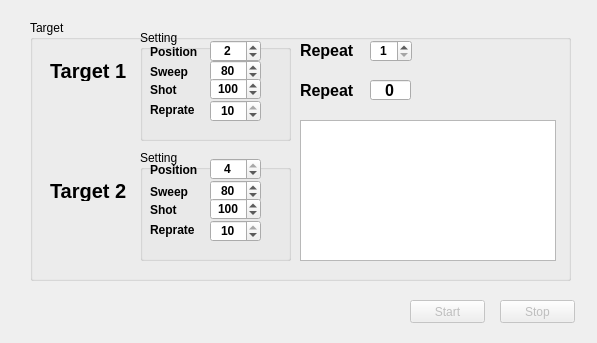
<?xml version="1.0" encoding="UTF-8"?>
<ui version="4.0">
 <class>Superlattices</class>
 <widget class="QDialog" name="Superlattices">
  <property name="geometry">
   <rect>
    <x>0</x>
    <y>0</y>
    <width>597</width>
    <height>343</height>
   </rect>
  </property>
  <property name="windowTitle">
   <string>Superlattices</string>
  </property>
  <widget class="QGroupBox" name="SL_Box">
   <property name="enabled">
    <bool>true</bool>
   </property>
   <property name="geometry">
    <rect>
     <x>30</x>
     <y>20</y>
     <width>541</width>
     <height>261</height>
    </rect>
   </property>
   <property name="title">
    <string>Target</string>
   </property>
   <widget class="QLabel" name="label">
    <property name="geometry">
     <rect>
      <x>20</x>
      <y>40</y>
      <width>81</width>
      <height>21</height>
     </rect>
    </property>
    <property name="font">
     <font>
      <pointsize>15</pointsize>
      <weight>75</weight>
      <bold>true</bold>
     </font>
    </property>
    <property name="text">
     <string>Target 1</string>
    </property>
   </widget>
   <widget class="QLabel" name="label_2">
    <property name="geometry">
     <rect>
      <x>20</x>
      <y>160</y>
      <width>81</width>
      <height>21</height>
     </rect>
    </property>
    <property name="font">
     <font>
      <pointsize>15</pointsize>
      <weight>75</weight>
      <bold>true</bold>
     </font>
    </property>
    <property name="text">
     <string>Target 2</string>
    </property>
   </widget>
   <widget class="QGroupBox" name="groupBox_2">
    <property name="geometry">
     <rect>
      <x>110</x>
      <y>10</y>
      <width>151</width>
      <height>111</height>
     </rect>
    </property>
    <property name="title">
     <string>Setting</string>
    </property>
    <widget class="QLabel" name="label_3">
     <property name="geometry">
      <rect>
       <x>10</x>
       <y>32</y>
       <width>56</width>
       <height>20</height>
      </rect>
     </property>
     <property name="font">
      <font>
       <weight>75</weight>
       <bold>true</bold>
      </font>
     </property>
     <property name="text">
      <string>Sweep</string>
     </property>
    </widget>
    <widget class="QLabel" name="label_4">
     <property name="geometry">
      <rect>
       <x>10</x>
       <y>50</y>
       <width>56</width>
       <height>20</height>
      </rect>
     </property>
     <property name="font">
      <font>
       <weight>75</weight>
       <bold>true</bold>
      </font>
     </property>
     <property name="text">
      <string>Shot</string>
     </property>
    </widget>
    <widget class="QLabel" name="label_5">
     <property name="geometry">
      <rect>
       <x>10</x>
       <y>12</y>
       <width>56</width>
       <height>20</height>
      </rect>
     </property>
     <property name="font">
      <font>
       <weight>75</weight>
       <bold>true</bold>
      </font>
     </property>
     <property name="text">
      <string>Position</string>
     </property>
    </widget>
    <widget class="QSpinBox" name="T1_sweep">
     <property name="geometry">
      <rect>
       <x>70</x>
       <y>30</y>
       <width>51</width>
       <height>22</height>
      </rect>
     </property>
     <property name="font">
      <font>
       <weight>75</weight>
       <bold>true</bold>
      </font>
     </property>
     <property name="alignment">
      <set>Qt::AlignCenter</set>
     </property>
     <property name="maximum">
      <number>9999</number>
     </property>
     <property name="value">
      <number>80</number>
     </property>
    </widget>
    <widget class="QSpinBox" name="T1_shot">
     <property name="geometry">
      <rect>
       <x>70</x>
       <y>48</y>
       <width>51</width>
       <height>22</height>
      </rect>
     </property>
     <property name="font">
      <font>
       <weight>75</weight>
       <bold>true</bold>
      </font>
     </property>
     <property name="alignment">
      <set>Qt::AlignCenter</set>
     </property>
     <property name="minimum">
      <number>1</number>
     </property>
     <property name="maximum">
      <number>9999</number>
     </property>
     <property name="value">
      <number>100</number>
     </property>
    </widget>
    <widget class="QSpinBox" name="T1_position">
     <property name="geometry">
      <rect>
       <x>70</x>
       <y>10</y>
       <width>51</width>
       <height>22</height>
      </rect>
     </property>
     <property name="font">
      <font>
       <weight>75</weight>
       <bold>true</bold>
      </font>
     </property>
     <property name="alignment">
      <set>Qt::AlignCenter</set>
     </property>
     <property name="minimum">
      <number>1</number>
     </property>
     <property name="maximum">
      <number>4</number>
     </property>
     <property name="value">
      <number>2</number>
     </property>
    </widget>
    <widget class="QLabel" name="label_11">
     <property name="geometry">
      <rect>
       <x>10</x>
       <y>70</y>
       <width>56</width>
       <height>20</height>
      </rect>
     </property>
     <property name="font">
      <font>
       <weight>75</weight>
       <bold>true</bold>
      </font>
     </property>
     <property name="text">
      <string>Reprate</string>
     </property>
    </widget>
    <widget class="QSpinBox" name="T1_reprate">
     <property name="geometry">
      <rect>
       <x>70</x>
       <y>70</y>
       <width>51</width>
       <height>22</height>
      </rect>
     </property>
     <property name="font">
      <font>
       <weight>75</weight>
       <bold>true</bold>
      </font>
     </property>
     <property name="alignment">
      <set>Qt::AlignCenter</set>
     </property>
     <property name="minimum">
      <number>1</number>
     </property>
     <property name="maximum">
      <number>10</number>
     </property>
     <property name="value">
      <number>10</number>
     </property>
    </widget>
   </widget>
   <widget class="QGroupBox" name="groupBox_3">
    <property name="geometry">
     <rect>
      <x>110</x>
      <y>130</y>
      <width>151</width>
      <height>111</height>
     </rect>
    </property>
    <property name="title">
     <string>Setting</string>
    </property>
    <widget class="QLabel" name="label_6">
     <property name="geometry">
      <rect>
       <x>10</x>
       <y>32</y>
       <width>56</width>
       <height>20</height>
      </rect>
     </property>
     <property name="font">
      <font>
       <weight>75</weight>
       <bold>true</bold>
      </font>
     </property>
     <property name="text">
      <string>Sweep</string>
     </property>
    </widget>
    <widget class="QLabel" name="label_7">
     <property name="geometry">
      <rect>
       <x>10</x>
       <y>50</y>
       <width>56</width>
       <height>20</height>
      </rect>
     </property>
     <property name="font">
      <font>
       <weight>75</weight>
       <bold>true</bold>
      </font>
     </property>
     <property name="text">
      <string>Shot</string>
     </property>
    </widget>
    <widget class="QLabel" name="label_8">
     <property name="geometry">
      <rect>
       <x>10</x>
       <y>10</y>
       <width>56</width>
       <height>20</height>
      </rect>
     </property>
     <property name="font">
      <font>
       <weight>75</weight>
       <bold>true</bold>
      </font>
     </property>
     <property name="text">
      <string>Position</string>
     </property>
    </widget>
    <widget class="QSpinBox" name="T2_sweep">
     <property name="geometry">
      <rect>
       <x>70</x>
       <y>30</y>
       <width>51</width>
       <height>22</height>
      </rect>
     </property>
     <property name="font">
      <font>
       <weight>75</weight>
       <bold>true</bold>
      </font>
     </property>
     <property name="alignment">
      <set>Qt::AlignCenter</set>
     </property>
     <property name="maximum">
      <number>9999</number>
     </property>
     <property name="value">
      <number>80</number>
     </property>
    </widget>
    <widget class="QSpinBox" name="T2_shot">
     <property name="geometry">
      <rect>
       <x>70</x>
       <y>48</y>
       <width>51</width>
       <height>22</height>
      </rect>
     </property>
     <property name="font">
      <font>
       <weight>75</weight>
       <bold>true</bold>
      </font>
     </property>
     <property name="alignment">
      <set>Qt::AlignCenter</set>
     </property>
     <property name="minimum">
      <number>1</number>
     </property>
     <property name="maximum">
      <number>9999</number>
     </property>
     <property name="value">
      <number>100</number>
     </property>
    </widget>
    <widget class="QSpinBox" name="T2_position">
     <property name="geometry">
      <rect>
       <x>70</x>
       <y>8</y>
       <width>51</width>
       <height>22</height>
      </rect>
     </property>
     <property name="font">
      <font>
       <weight>75</weight>
       <bold>true</bold>
      </font>
     </property>
     <property name="alignment">
      <set>Qt::AlignCenter</set>
     </property>
     <property name="minimum">
      <number>1</number>
     </property>
     <property name="maximum">
      <number>4</number>
     </property>
     <property name="value">
      <number>4</number>
     </property>
    </widget>
    <widget class="QLabel" name="label_12">
     <property name="geometry">
      <rect>
       <x>10</x>
       <y>70</y>
       <width>56</width>
       <height>20</height>
      </rect>
     </property>
     <property name="font">
      <font>
       <weight>75</weight>
       <bold>true</bold>
      </font>
     </property>
     <property name="text">
      <string>Reprate</string>
     </property>
    </widget>
    <widget class="QSpinBox" name="T2_reprate">
     <property name="geometry">
      <rect>
       <x>70</x>
       <y>70</y>
       <width>51</width>
       <height>22</height>
      </rect>
     </property>
     <property name="font">
      <font>
       <weight>75</weight>
       <bold>true</bold>
      </font>
     </property>
     <property name="alignment">
      <set>Qt::AlignCenter</set>
     </property>
     <property name="minimum">
      <number>1</number>
     </property>
     <property name="maximum">
      <number>10</number>
     </property>
     <property name="value">
      <number>10</number>
     </property>
    </widget>
   </widget>
   <widget class="QLabel" name="label_9">
    <property name="geometry">
     <rect>
      <x>270</x>
      <y>20</y>
      <width>61</width>
      <height>21</height>
     </rect>
    </property>
    <property name="font">
     <font>
      <pointsize>12</pointsize>
      <weight>75</weight>
      <bold>true</bold>
     </font>
    </property>
    <property name="text">
     <string>Repeat</string>
    </property>
   </widget>
   <widget class="QSpinBox" name="Repeat">
    <property name="geometry">
     <rect>
      <x>340</x>
      <y>20</y>
      <width>42</width>
      <height>22</height>
     </rect>
    </property>
    <property name="font">
     <font>
      <weight>75</weight>
      <bold>true</bold>
     </font>
    </property>
    <property name="alignment">
     <set>Qt::AlignCenter</set>
    </property>
    <property name="minimum">
     <number>1</number>
    </property>
    <property name="maximum">
     <number>9999</number>
    </property>
   </widget>
   <widget class="QLabel" name="label_13">
    <property name="geometry">
     <rect>
      <x>270</x>
      <y>60</y>
      <width>56</width>
      <height>20</height>
     </rect>
    </property>
    <property name="font">
     <font>
      <pointsize>12</pointsize>
      <weight>75</weight>
      <bold>true</bold>
     </font>
    </property>
    <property name="text">
     <string>Repeat</string>
    </property>
    <property name="alignment">
     <set>Qt::AlignLeading|Qt::AlignLeft|Qt::AlignVCenter</set>
    </property>
   </widget>
   <widget class="QLineEdit" name="Repeat_str">
    <property name="geometry">
     <rect>
      <x>340</x>
      <y>60</y>
      <width>41</width>
      <height>20</height>
     </rect>
    </property>
    <property name="font">
     <font>
      <pointsize>12</pointsize>
      <weight>75</weight>
      <bold>true</bold>
     </font>
    </property>
    <property name="text">
     <string>0</string>
    </property>
    <property name="alignment">
     <set>Qt::AlignCenter</set>
    </property>
    <property name="readOnly">
     <bool>true</bool>
    </property>
   </widget>
   <widget class="QTextBrowser" name="SL_log">
    <property name="geometry">
     <rect>
      <x>270</x>
      <y>100</y>
      <width>256</width>
      <height>141</height>
     </rect>
    </property>
    <property name="autoFillBackground">
     <bool>false</bool>
    </property>
    <property name="tabChangesFocus">
     <bool>true</bool>
    </property>
   </widget>
  </widget>
  <widget class="QPushButton" name="SL_Start">
   <property name="enabled">
    <bool>false</bool>
   </property>
   <property name="geometry">
    <rect>
     <x>410</x>
     <y>300</y>
     <width>75</width>
     <height>23</height>
    </rect>
   </property>
   <property name="text">
    <string>Start</string>
   </property>
  </widget>
  <widget class="QPushButton" name="SL_Stop">
   <property name="enabled">
    <bool>false</bool>
   </property>
   <property name="geometry">
    <rect>
     <x>500</x>
     <y>300</y>
     <width>75</width>
     <height>23</height>
    </rect>
   </property>
   <property name="text">
    <string>Stop</string>
   </property>
  </widget>
 </widget>
 <resources/>
 <connections/>
</ui>
